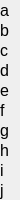
        <widget class="PyDMFrame" name="composite">
          <property name="geometry">
            <rect>
              <x>240</x>
              <y>20</y>
              <width>20</width>
              <height>200</height>
            </rect>
          </property>
          <property name="sizePolicy">
            <sizepolicy hsizetype="Ignored" vsizetype="Ignored">
              <horstretch>0</horstretch>
              <verstretch>0</verstretch>
            </sizepolicy>
          </property>
          <layout class="QGridLayout" name="gridLayout_1" columnstretch="20" rowstretch="20,20,20,20,20,20,20,20,20,20">
            <property name="leftMargin">
              <number>0</number>
            </property>
            <property name="topMargin">
              <number>0</number>
            </property>
            <property name="rightMargin">
              <number>0</number>
            </property>
            <property name="bottomMargin">
              <number>0</number>
            </property>
            <property name="horizontalSpacing">
              <number>0</number>
            </property>
            <property name="verticalSpacing">
              <number>0</number>
            </property>
            <item row="0" column="0">
              <widget class="QLabel" name="text_19">
                <property name="geometry">
                  <rect>
                    <x>0</x>
                    <y>0</y>
                    <width>20</width>
                    <height>20</height>
                  </rect>
                </property>
                <property name="sizePolicy">
                  <sizepolicy hsizetype="Ignored" vsizetype="Ignored">
                    <horstretch>0</horstretch>
                    <verstretch>0</verstretch>
                  </sizepolicy>
                </property>
                <property name="text">
                  <string>a</string>
                </property>
                <property name="font">
                  <font>
                    <pointsize>12</pointsize>
                  </font>
                </property>
                <property name="brush" stdset="0">
                  <brush brushstyle="NoBrush">
                    <color alpha="255">
                      <red>0</red>
                      <green>0</green>
                      <blue>0</blue>
                    </color>
                  </brush>
                </property>
                <property name="toolTip">
                  <string>text_19</string>
                </property>
                <property name="alignment">
                  <set>Qt::AlignLeading|Qt::AlignLeft|Qt::AlignVCenter</set>
                </property>
                <property name="styleSheet">
                  <string notr="true">QLabel#text_19 {
  color: rgb(0, 0, 0);
  }</string>
                </property>
              </widget>
            </item>
            <item row="1" column="0">
              <widget class="QLabel" name="text_20">
                <property name="geometry">
                  <rect>
                    <x>0</x>
                    <y>20</y>
                    <width>20</width>
                    <height>20</height>
                  </rect>
                </property>
                <property name="sizePolicy">
                  <sizepolicy hsizetype="Ignored" vsizetype="Ignored">
                    <horstretch>0</horstretch>
                    <verstretch>0</verstretch>
                  </sizepolicy>
                </property>
                <property name="text">
                  <string>b</string>
                </property>
                <property name="font">
                  <font>
                    <pointsize>12</pointsize>
                  </font>
                </property>
                <property name="brush" stdset="0">
                  <brush brushstyle="NoBrush">
                    <color alpha="255">
                      <red>0</red>
                      <green>0</green>
                      <blue>0</blue>
                    </color>
                  </brush>
                </property>
                <property name="toolTip">
                  <string>text_20</string>
                </property>
                <property name="alignment">
                  <set>Qt::AlignLeading|Qt::AlignLeft|Qt::AlignVCenter</set>
                </property>
                <property name="styleSheet">
                  <string notr="true">QLabel#text_20 {
  color: rgb(0, 0, 0);
  }</string>
                </property>
              </widget>
            </item>
            <item row="2" column="0">
              <widget class="QLabel" name="text_21">
                <property name="geometry">
                  <rect>
                    <x>0</x>
                    <y>40</y>
                    <width>20</width>
                    <height>20</height>
                  </rect>
                </property>
                <property name="sizePolicy">
                  <sizepolicy hsizetype="Ignored" vsizetype="Ignored">
                    <horstretch>0</horstretch>
                    <verstretch>0</verstretch>
                  </sizepolicy>
                </property>
                <property name="text">
                  <string>c</string>
                </property>
                <property name="font">
                  <font>
                    <pointsize>12</pointsize>
                  </font>
                </property>
                <property name="brush" stdset="0">
                  <brush brushstyle="NoBrush">
                    <color alpha="255">
                      <red>0</red>
                      <green>0</green>
                      <blue>0</blue>
                    </color>
                  </brush>
                </property>
                <property name="toolTip">
                  <string>text_21</string>
                </property>
                <property name="alignment">
                  <set>Qt::AlignLeading|Qt::AlignLeft|Qt::AlignVCenter</set>
                </property>
                <property name="styleSheet">
                  <string notr="true">QLabel#text_21 {
  color: rgb(0, 0, 0);
  }</string>
                </property>
              </widget>
            </item>
            <item row="3" column="0">
              <widget class="QLabel" name="text_22">
                <property name="geometry">
                  <rect>
                    <x>0</x>
                    <y>60</y>
                    <width>20</width>
                    <height>20</height>
                  </rect>
                </property>
                <property name="sizePolicy">
                  <sizepolicy hsizetype="Ignored" vsizetype="Ignored">
                    <horstretch>0</horstretch>
                    <verstretch>0</verstretch>
                  </sizepolicy>
                </property>
                <property name="text">
                  <string>d</string>
                </property>
                <property name="font">
                  <font>
                    <pointsize>12</pointsize>
                  </font>
                </property>
                <property name="brush" stdset="0">
                  <brush brushstyle="NoBrush">
                    <color alpha="255">
                      <red>0</red>
                      <green>0</green>
                      <blue>0</blue>
                    </color>
                  </brush>
                </property>
                <property name="toolTip">
                  <string>text_22</string>
                </property>
                <property name="alignment">
                  <set>Qt::AlignLeading|Qt::AlignLeft|Qt::AlignVCenter</set>
                </property>
                <property name="styleSheet">
                  <string notr="true">QLabel#text_22 {
  color: rgb(0, 0, 0);
  }</string>
                </property>
              </widget>
            </item>
            <item row="4" column="0">
              <widget class="QLabel" name="text_23">
                <property name="geometry">
                  <rect>
                    <x>0</x>
                    <y>80</y>
                    <width>20</width>
                    <height>20</height>
                  </rect>
                </property>
                <property name="sizePolicy">
                  <sizepolicy hsizetype="Ignored" vsizetype="Ignored">
                    <horstretch>0</horstretch>
                    <verstretch>0</verstretch>
                  </sizepolicy>
                </property>
                <property name="text">
                  <string>e</string>
                </property>
                <property name="font">
                  <font>
                    <pointsize>12</pointsize>
                  </font>
                </property>
                <property name="brush" stdset="0">
                  <brush brushstyle="NoBrush">
                    <color alpha="255">
                      <red>0</red>
                      <green>0</green>
                      <blue>0</blue>
                    </color>
                  </brush>
                </property>
                <property name="toolTip">
                  <string>text_23</string>
                </property>
                <property name="alignment">
                  <set>Qt::AlignLeading|Qt::AlignLeft|Qt::AlignVCenter</set>
                </property>
                <property name="styleSheet">
                  <string notr="true">QLabel#text_23 {
  color: rgb(0, 0, 0);
  }</string>
                </property>
              </widget>
            </item>
            <item row="5" column="0">
              <widget class="QLabel" name="text_24">
                <property name="geometry">
                  <rect>
                    <x>0</x>
                    <y>100</y>
                    <width>20</width>
                    <height>20</height>
                  </rect>
                </property>
                <property name="sizePolicy">
                  <sizepolicy hsizetype="Ignored" vsizetype="Ignored">
                    <horstretch>0</horstretch>
                    <verstretch>0</verstretch>
                  </sizepolicy>
                </property>
                <property name="text">
                  <string>f</string>
                </property>
                <property name="font">
                  <font>
                    <pointsize>12</pointsize>
                  </font>
                </property>
                <property name="brush" stdset="0">
                  <brush brushstyle="NoBrush">
                    <color alpha="255">
                      <red>0</red>
                      <green>0</green>
                      <blue>0</blue>
                    </color>
                  </brush>
                </property>
                <property name="toolTip">
                  <string>text_24</string>
                </property>
                <property name="alignment">
                  <set>Qt::AlignLeading|Qt::AlignLeft|Qt::AlignVCenter</set>
                </property>
                <property name="styleSheet">
                  <string notr="true">QLabel#text_24 {
  color: rgb(0, 0, 0);
  }</string>
                </property>
              </widget>
            </item>
            <item row="6" column="0">
              <widget class="QLabel" name="text_25">
                <property name="geometry">
                  <rect>
                    <x>0</x>
                    <y>120</y>
                    <width>20</width>
                    <height>20</height>
                  </rect>
                </property>
                <property name="sizePolicy">
                  <sizepolicy hsizetype="Ignored" vsizetype="Ignored">
                    <horstretch>0</horstretch>
                    <verstretch>0</verstretch>
                  </sizepolicy>
                </property>
                <property name="text">
                  <string>g</string>
                </property>
                <property name="font">
                  <font>
                    <pointsize>12</pointsize>
                  </font>
                </property>
                <property name="brush" stdset="0">
                  <brush brushstyle="NoBrush">
                    <color alpha="255">
                      <red>0</red>
                      <green>0</green>
                      <blue>0</blue>
                    </color>
                  </brush>
                </property>
                <property name="toolTip">
                  <string>text_25</string>
                </property>
                <property name="alignment">
                  <set>Qt::AlignLeading|Qt::AlignLeft|Qt::AlignVCenter</set>
                </property>
                <property name="styleSheet">
                  <string notr="true">QLabel#text_25 {
  color: rgb(0, 0, 0);
  }</string>
                </property>
              </widget>
            </item>
            <item row="7" column="0">
              <widget class="QLabel" name="text_26">
                <property name="geometry">
                  <rect>
                    <x>0</x>
                    <y>140</y>
                    <width>20</width>
                    <height>20</height>
                  </rect>
                </property>
                <property name="sizePolicy">
                  <sizepolicy hsizetype="Ignored" vsizetype="Ignored">
                    <horstretch>0</horstretch>
                    <verstretch>0</verstretch>
                  </sizepolicy>
                </property>
                <property name="text">
                  <string>h</string>
                </property>
                <property name="font">
                  <font>
                    <pointsize>12</pointsize>
                  </font>
                </property>
                <property name="brush" stdset="0">
                  <brush brushstyle="NoBrush">
                    <color alpha="255">
                      <red>0</red>
                      <green>0</green>
                      <blue>0</blue>
                    </color>
                  </brush>
                </property>
                <property name="toolTip">
                  <string>text_26</string>
                </property>
                <property name="alignment">
                  <set>Qt::AlignLeading|Qt::AlignLeft|Qt::AlignVCenter</set>
                </property>
                <property name="styleSheet">
                  <string notr="true">QLabel#text_26 {
  color: rgb(0, 0, 0);
  }</string>
                </property>
              </widget>
            </item>
            <item row="8" column="0">
              <widget class="QLabel" name="text_27">
                <property name="geometry">
                  <rect>
                    <x>0</x>
                    <y>160</y>
                    <width>20</width>
                    <height>20</height>
                  </rect>
                </property>
                <property name="sizePolicy">
                  <sizepolicy hsizetype="Ignored" vsizetype="Ignored">
                    <horstretch>0</horstretch>
                    <verstretch>0</verstretch>
                  </sizepolicy>
                </property>
                <property name="text">
                  <string>i</string>
                </property>
                <property name="font">
                  <font>
                    <pointsize>12</pointsize>
                  </font>
                </property>
                <property name="brush" stdset="0">
                  <brush brushstyle="NoBrush">
                    <color alpha="255">
                      <red>0</red>
                      <green>0</green>
                      <blue>0</blue>
                    </color>
                  </brush>
                </property>
                <property name="toolTip">
                  <string>text_27</string>
                </property>
                <property name="alignment">
                  <set>Qt::AlignLeading|Qt::AlignLeft|Qt::AlignVCenter</set>
                </property>
                <property name="styleSheet">
                  <string notr="true">QLabel#text_27 {
  color: rgb(0, 0, 0);
  }</string>
                </property>
              </widget>
            </item>
            <item row="9" column="0">
              <widget class="QLabel" name="text_28">
                <property name="geometry">
                  <rect>
                    <x>0</x>
                    <y>180</y>
                    <width>20</width>
                    <height>20</height>
                  </rect>
                </property>
                <property name="sizePolicy">
                  <sizepolicy hsizetype="Ignored" vsizetype="Ignored">
                    <horstretch>0</horstretch>
                    <verstretch>0</verstretch>
                  </sizepolicy>
                </property>
                <property name="text">
                  <string>j</string>
                </property>
                <property name="font">
                  <font>
                    <pointsize>12</pointsize>
                  </font>
                </property>
                <property name="brush" stdset="0">
                  <brush brushstyle="NoBrush">
                    <color alpha="255">
                      <red>0</red>
                      <green>0</green>
                      <blue>0</blue>
                    </color>
                  </brush>
                </property>
                <property name="toolTip">
                  <string>text_28</string>
                </property>
                <property name="alignment">
                  <set>Qt::AlignLeading|Qt::AlignLeft|Qt::AlignVCenter</set>
                </property>
                <property name="styleSheet">
                  <string notr="true">QLabel#text_28 {
  color: rgb(0, 0, 0);
  }</string>
                </property>
              </widget>
            </item>
          </layout>
        </widget>
